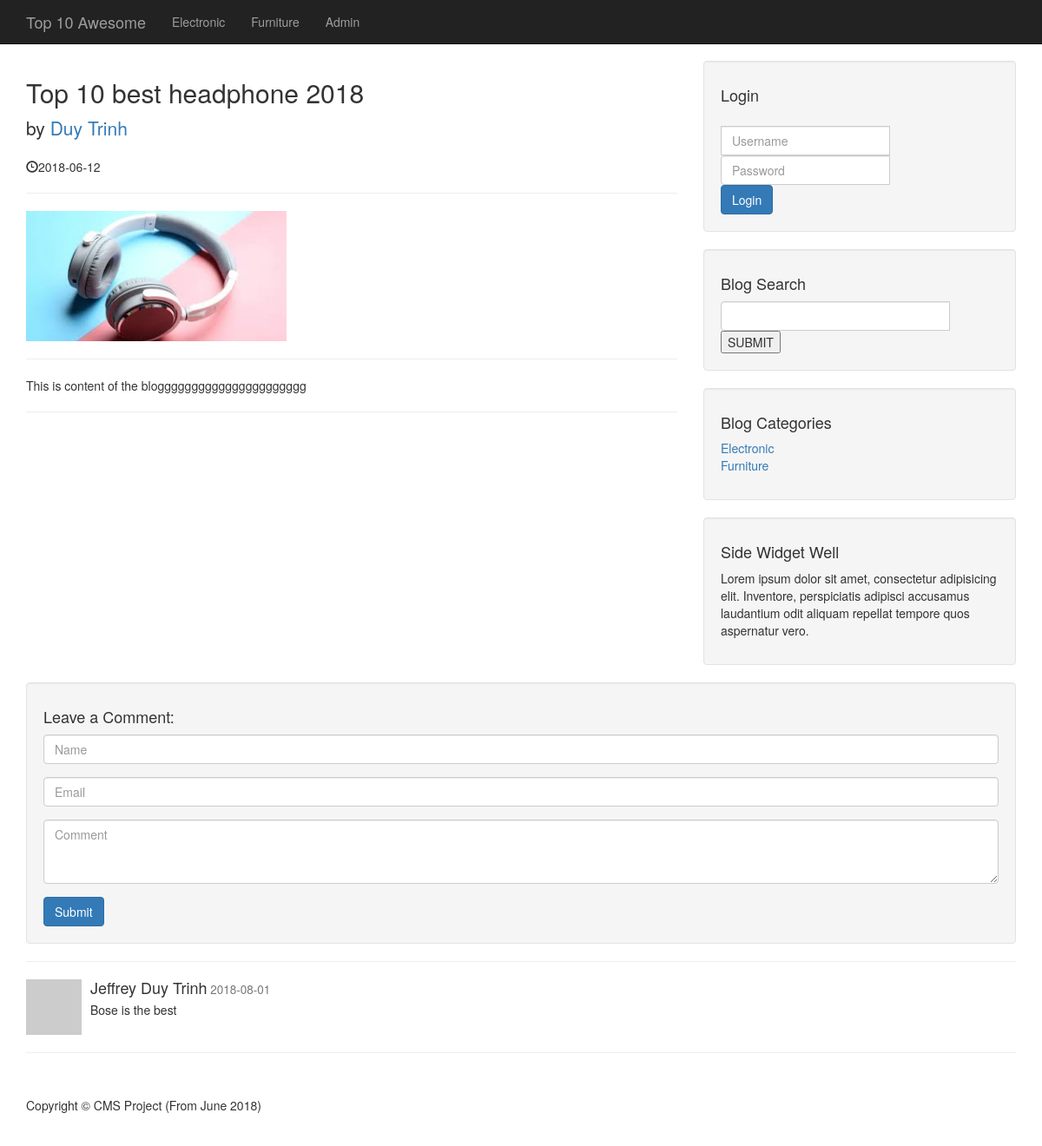
The app's page /post.php?p_id=1 with its own data.
### tables this page shows
CREATE TABLE `categories` (
  `cat_id` int(3) NOT NULL,
  `cat_title` varchar(255) NOT NULL
);

CREATE TABLE `posts` (
  `post_id` int(3) NOT NULL,
  `post_cat` int(3) NOT NULL,
  `post_title` varchar(255) NOT NULL,
  `post_author` varchar(255) NOT NULL,
  `post_user` varchar(255) NOT NULL,
  `post_date` date NOT NULL,
  `post_image` text NOT NULL,
  `post_content` text NOT NULL,
  `post_tags` varchar(255) NOT NULL,
  `post_comment_count` varchar(255) NOT NULL,
  `post_status` varchar(255) DEFAULT NULL
);

CREATE TABLE `comments` (
  `comment_id` int(3) NOT NULL,
  `comment_post_id` int(3) NOT NULL,
  `comment_author` varchar(255) NOT NULL,
  `comment_email` varchar(255) NOT NULL,
  `comment_content` text NOT NULL,
  `comment_status` varchar(255) NOT NULL,
  `comment_date` date NOT NULL
);

### admin/functions.php (called while the page is built, shortened)
<?php
	function select_elements($table_name, $field_name, $id){
		global $connection;
		$query_select_elements = "SELECT * FROM $table_name WHERE $field_name = {$id}";
		$result_select_elements = mysqli_query($connection, $query_select_elements);
		return $result_select_elements;
	}
?>

### post.php (the view, shortened to what this page needs)
<?php
include "includes/header.php";
include "includes/navigation.php";
include_once 'admin/functions.php';
?>
    <div class="container">
        <div class="row">
            <div class="col-md-8">
                <?php
                if(isset($_GET['p_id'])){
                    $post_id = $_GET['p_id'];
                    $result_select_post = select_elements('posts', 'post_id', $post_id);
                    $selected_post = mysqli_fetch_assoc($result_select_post);
                    $post_title = $selected_post["post_title"];
                    $post_author = $selected_post["post_author"];
                    $post_date = $selected_post["post_date"];
                    $post_image = $selected_post["post_image"];
                    $post_content = $selected_post["post_content"];
                    echo "<h2>{$post_title}</h2>";
                    echo "<p class='lead'>";
                    echo "by <a href='index.php'>{$post_author}</a>";
                    echo "</p>";
                    echo "<p><span class='glyphicon glyphicon-time'></span>{$post_date}</p>";
                    echo "<hr>";
                    echo "<img width='300px' height='100px' class='img-responsive' src='images/{$post_image}' alt=''>";
                    echo "<hr>";
                    echo "<p>{$post_content}</p>";
                }
                ?>
                <hr>
            </div>
<?php
include "includes/sidebar.php";
include "includes/comments.php";
include "includes/footer.php";
?>

### includes/navigation.php (shortened to what this page needs)
<nav class="navbar navbar-inverse navbar-fixed-top" role="navigation">
    <div class="container">
        <div class="navbar-header">
<a class="navbar-brand" href="index.php">Top 10 Awesome</a>
        </div>
        <div class="collapse navbar-collapse" id="bs-example-navbar-collapse-1">
            <ul class="nav navbar-nav">
                <?php
		include 'includes/db.php';
		$query = "SELECT * FROM categories";
		$select_all_cat = mysqli_query($connection, $query);
		while( $row = mysqli_fetch_assoc($select_all_cat) ){
			$cat_title = $row['cat_title'];
                        $cat_id = $row['cat_id'];
			echo "<li><a href='category.php?c_id={$cat_id}'>{$cat_title}</a></li>";
		}
	?>
	<li>
		<a href="admin/index.php">Admin</a>
	</li>
            </ul>
        </div>
    </div>
</nav>

### includes/sidebar.php
     <div class="col-md-4">
         <div class="well">
             <h4>Login</h4>
             <div class="input-group">
                 <form name="login" method="post" action="includes/login.php">
                     <div class="form-group">
                         <input placeholder="Username" name="username" type="text" class="form-control">
                     </div>
                     <div class="input-group">
                         <input placeholder="Password" name="password" type="password" class="form-control">
                         <br>
                         <input class="btn btn-primary" name="login_submit" type="submit" value="Login">
                     </div>
                 </form>
             </div>
         </div>
         <div class="well">
             <h4>Blog Search</h4>
             <div class="input-group">
             <form name="search" method="post" action="search.php">
                 <input name="searchInfo" type="text" class="form-control">
                 <input name="searchSubmit" type="submit" value="SUBMIT">
             </form>
             </div>
         </div>
         <div class="well">
             <h4>Blog Categories</h4>
             <div class="row">
                 <div class="col-lg-12">
<ul class="list-unstyled">
	<?php
		$querySideBar = "SELECT * FROM categories";
		$resultSideBar = mysqli_query($connection, $querySideBar);
		while($row = mysqli_fetch_assoc($resultSideBar)){
			$cat_title = $row["cat_title"];
                                 $cat_id = $row["cat_id"];
			echo "<li><a href='category.php?c_id={$cat_id}'>{$cat_title}</a></li>";
		}
	?>
</ul>
                 </div>
             </div>
         </div>
         <div class="well">
             <h4>Side Widget Well</h4>
             <p>Lorem ipsum dolor sit amet, consectetur adipisicing elit. Inventore, perspiciatis adipisci accusamus laudantium odit aliquam repellat tempore quos aspernatur vero.</p>
         </div>
     </div>
 </div>

### includes/comments.php (shortened to what this page needs)
<div class="well">
    <h4>Leave a Comment:</h4>
    <form action="" method="post" role="form">
        <div class="form-group">
            <input name="comment_author" type="text" class="form-control" placeholder="Name">
        </div>
        <div class="form-group">
            <input name="comment_email" type="email" class="form-control" placeholder="Email">
        </div>
        <div class="form-group">
            <textarea placeholder="Comment" name="comment_content" class="form-control" rows="3"></textarea>
        </div>
        <button name="submit_comment" type="submit" class="btn btn-primary">Submit</button>
    </form>
</div>
<hr>
<?php
$query_select_comments = "SELECT * FROM comments WHERE `comment_post_id` = {$_GET['p_id']} AND `comment_status` = 'approved' ORDER BY `comment_id` DESC ";
$result_select_comments = mysqli_query($connection, $query_select_comments);
while ($row = mysqli_fetch_assoc($result_select_comments)) {
    $comment_content = $row['comment_content'];
    $comment_date = $row['comment_date'];
    $comment_author = $row['comment_author'];
?>
<div class="media">
    <a class="pull-left" href="#">
        <img class="media-object" src="http://placehold.it/64x64" alt="">
    </a>
        <div class="media-body">
            <h4 class="media-heading">
            <?php
            echo $comment_author;
            echo "<small> {$comment_date}</small>";
            echo "</h4>";
            echo $comment_content;
            ?>
    </div>
</div>
<?php }?>

### css/blog-home.css (style rules this page uses)
body { padding-top: 70px; }

### records on screen
categories: cat_title "Electronic"
categories: cat_title "Furniture"
posts: post_title "Top 10 best headphone 2018", post_author "Duy Trinh", post_date "2018-06-12", post_image (picture), post_content "This is content of the blogggggggggggggggggggggg"
comments: comment_author "Jeffrey Duy Trinh", comment_date "2018-08-01", comment_content "Bose is the best"
